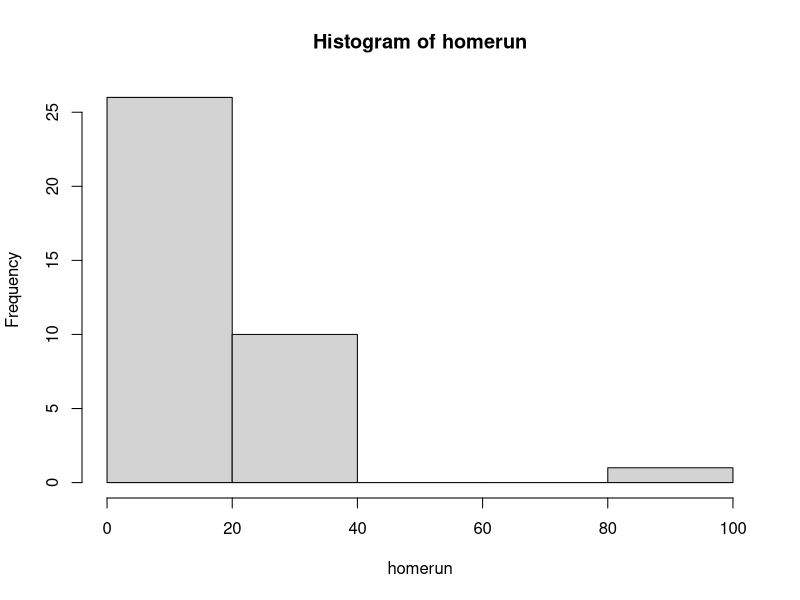
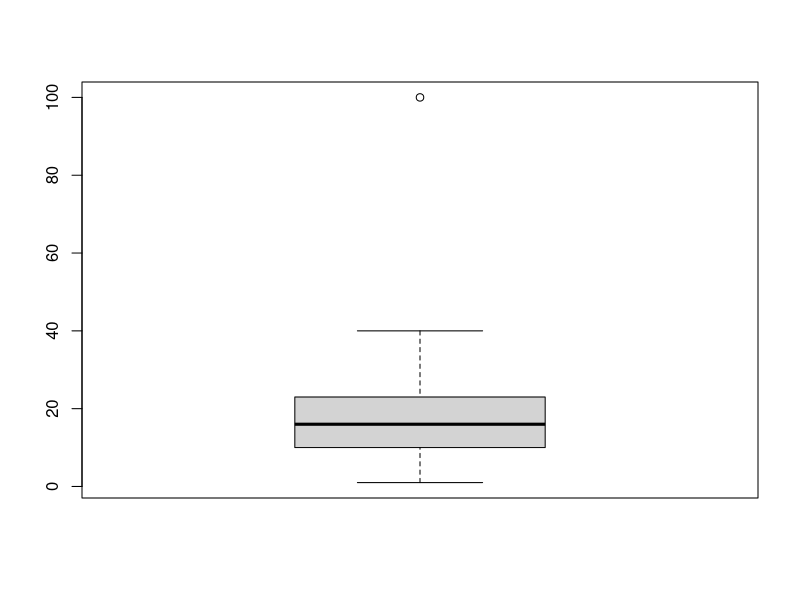

Reproduce these figures in R, in order.
num <- 10
num
num <- 20
num

char <- 'Hello World!'
char
# 논리형은 모두 대문자로 기입
isCheck <- TRUE
isCheck
# 한글자만 써도 인식해서 사용가능
isCheck <- F
isCheck

sum(10, 20, 30, 40, 50, 60, 70, 80, 90)
sum(10, 20, 30, NA)
#NA가 있으면 NA를 제거하라고 NA를 출력한다.

sum(10, 20, 30, NULL)
#NULL은 값이 없기에 정상적 출력됨

#현재 날짜와 시간을 출력
Sys.Date()
Sys.time()
date()

# 기준 날로부터 20일 뒤 확인
as.Date(20, '2020-06-29')
# 오늘 기준 40일 전 확인
as.Date(-40, Sys.Date())
# 빼기를 통해 남은 시간 계산 가능
as.Date("2020-12-25") - as.Date(Sys.Date())

#추석은 10월 1일이며 며칠 남았는가

as.Date('2020-10-01') - as.Date(Sys.Date())

foods <- c("우럭", "광어", "산오징어", "산낚지", "참치")
foods
foods[2]

foods[1:3]
foods[c(2, 3, 5)]

num <- c(15, 2, 3,5, 48, 6, 84,13, 121,546,123 ,54 ,53, 154,641,566, 4,54)
num
num[num >= 30]

num <- seq(1, 100)
num
x <- seq(1, 50, by = 4)
x
x <- seq(1, 50, length.out = 4)
x

var1 <- c(10, 20, 30)
var2 <- c(50, 60, 70)
var1 + var2

homerun <- c(1, 2, 3, 4, 5, 6, 7, 8, 9, 10, 13, 13, 13, 12, 12, 12, 11, 11, 16, 16, 16, 17, 17, 17, 18, 19, 22, 23, 24, 25, 26, 27, 30, 38, 39, 40, 100)
hist(homerun)
summary(homerun)
boxplot(homerun)
